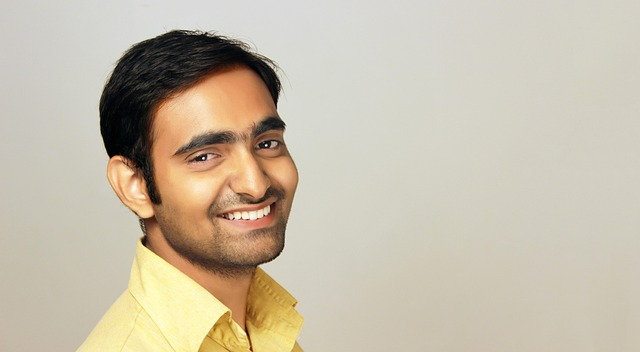
#> input picture src/data/capture-delaunay-bg-sep/capture-delaunay.jpg, 640 x 352 px
$ python -i vectorization.py   (imports and definitions only)   (older library calls are emulated)
#> lines starting #> are read from the running program, lines starting #| are printed output that depends on the picture
#> further down, picture is the input picture: shape (352, 640, 3); mean B, G, R 170.1, 188.9, 199
import numpy as np
import cv2
from scipy.spatial import Delaunay
from voronoi import euclidean_voronoi, chebyshev_voronoi, manhattan_voronoi
import constants

def sample_points_from_image(img, num_points=500, point_color=(0, 0, 255), point_radius=1):

#> called with num_points = 500, point_color = (0, 0, 255), point_radius = 1
    gray = cv2.cvtColor(img, cv2.COLOR_BGR2GRAY)
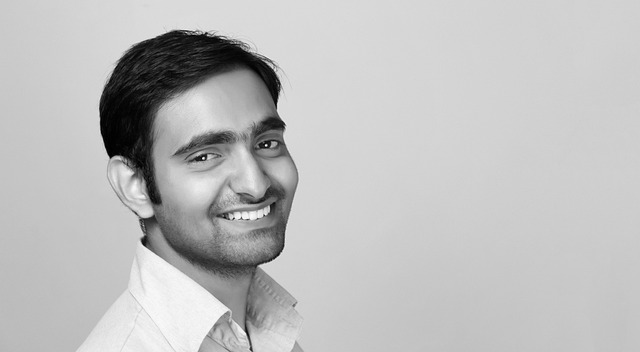
#> gray: shape (352, 640); min 0, max 253, mean 189.8
    blurred = cv2.GaussianBlur(gray, (3, 3), 0)
    laplacian = cv2.Laplacian(blurred, cv2.CV_64F)
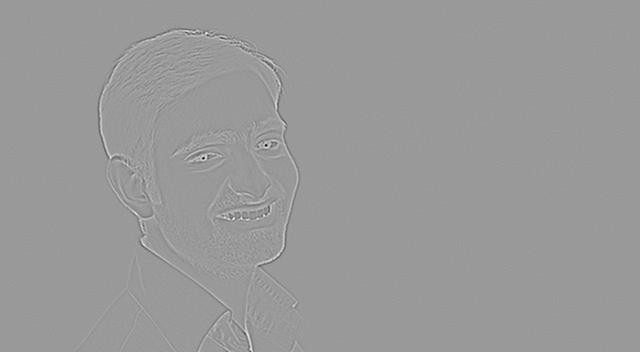
#> laplacian: shape (352, 640) float64; min -185, max 122, mean 0; drawn with min black and max white

    laplacian_abs = cv2.convertScaleAbs(laplacian)
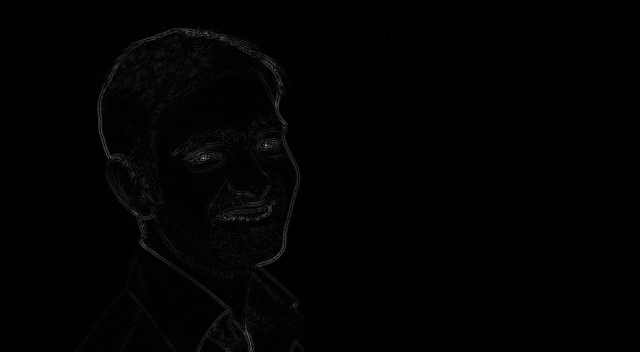
#> laplacian_abs: shape (352, 640); min 0, max 185, mean 2.1

    threshold_value = 3
    _, thresholded_laplacian = cv2.threshold(laplacian_abs, threshold_value, 255, cv2.THRESH_TOZERO)

    prob_map = thresholded_laplacian / thresholded_laplacian.sum()

    flat_probs = prob_map.ravel()
    indices = np.arange(flat_probs.size)
    chosen_indices = np.random.choice(indices, size=num_points, p=flat_probs)
#> chosen_indices = 500 values, max 224887 at index 149, min 18743 at index 99, mean 111098

    coords_y, coords_x = np.unravel_index(chosen_indices, shape=gray.shape)
#> coords_y = 500 values, max 351 at index 149, min 29 at index 99, mean 173.3; coords_x = 500 values, max 299 at index 186, min 25 at index 303, mean 200.1

    coords = np.stack([coords_x, coords_y], axis=1)
#> coords = 500 pairs, first value 25 to 299, second value 29 to 351

    laplacian_color = cv2.merge([thresholded_laplacian] * 3)

    # for visualization purposes
    image_with_points = laplacian_color.copy()
    for x, y in coords:
        cv2.circle(image_with_points, (int(x), int(y)), point_radius, point_color, -1)
#> this loop made 500 passes
#> (x, y) on passes 1 to 3: (113, 187), (253, 227), (250, 201)
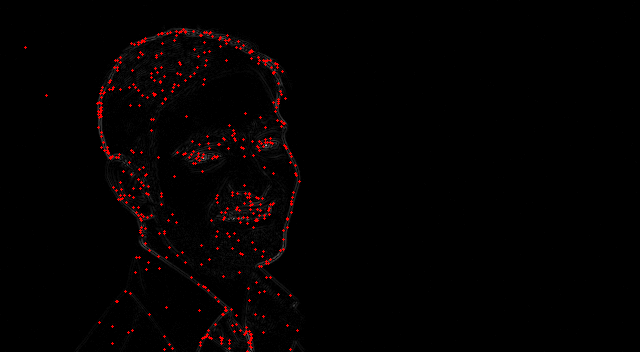
#> image_with_points: shape (352, 640, 3); mean of channels 0, 1, 2 1.2, 1.2, 3.9; drawn as B, G, R

    return np.array(coords), image_with_points


# [78 lines left out: functions delaunay, naive_voronoi, not called in this run]

>>> import cv2
>>> picture = cv2.imread('data/capture-delaunay-bg-sep/capture-delaunay.jpg')
>>> result = sample_points_from_image(picture)
